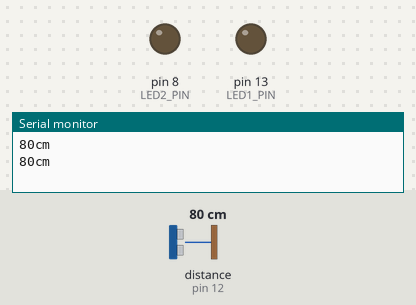
Simulated run of this sketch. Board: Arduino Uno, built with avr-gcc and run on an emulated ATmega328P. On the bench: output pins drawn as LEDs (lit = HIGH), the last lines printed to the serial monitor. The inputs (shaded band) are chosen by the test bench; at power-on: distance to the obstacle (sensor on pin 12) 80 cm. The echo pulse lasts 58.3 µs per cm.

Above: at 2.2 s.
2.3 s: distance to the obstacle (sensor on pin 12) set to 52 cm
5.2 s: distance to the obstacle (sensor on pin 12) set to 45 cm
At 7.5 s:
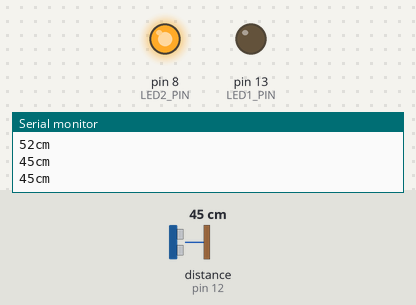
8.6 s: distance to the obstacle (sensor on pin 12) set to 120 cm
At 10.7 s:
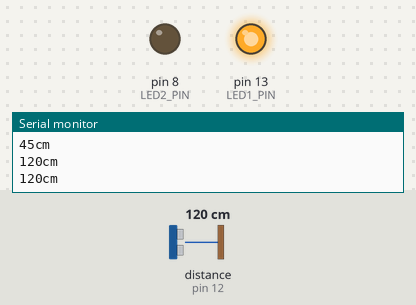
11.7 s: distance to the obstacle (sensor on pin 12) set to 103 cm
14.5 s: distance to the obstacle (sensor on pin 12) set to 97 cm
At 17.5 s:
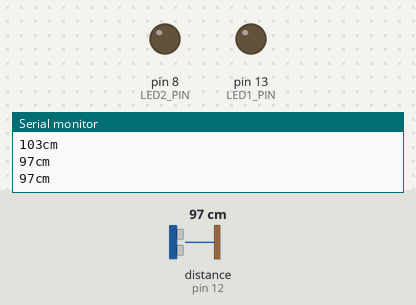
17.9 s: distance to the obstacle (sensor on pin 12) set to 2 cm
At 20.7 s:
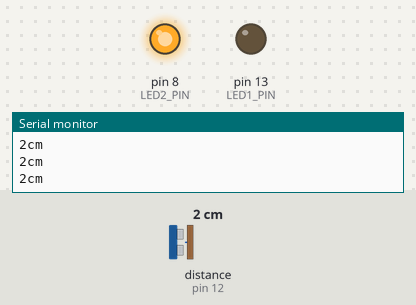
Timing chart, 0 to 22.0 s (numbered marks = the images above; inputs shaded):
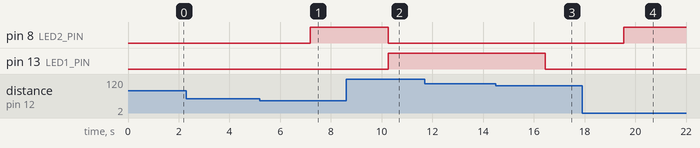

Measured:
- the behaviour switches between 50 and 49 cm on distance to the obstacle (sensor on pin 12) (found by bisection; images 0 and 1)
- the behaviour switches between 101 and 100 cm on distance to the obstacle (sensor on pin 12) (found by bisection; images 2 and 3)
- after the input at 5.2 s, pin 8 (LED2_PIN): LOW → HIGH after 2.0 s
- after the input at 8.6 s, pin 8 (LED2_PIN): HIGH → LOW after 1.7 s; pin 13 (LED1_PIN): LOW → HIGH after 1.7 s
- after the input at 14.5 s, pin 13 (LED1_PIN): HIGH → LOW after 2.0 s
- after the input at 17.9 s, pin 8 (LED2_PIN): LOW → HIGH after 1.6 s

The sketch:

Distance_with_LED_code.ino
```cpp
 #include "SR04.h";
int TRIG_PIN = 12;
int ECHO_PIN = 11;
int LED1_PIN = 13;
int LED2_PIN = 8;

SR04 ultrasonic_sensor1 = SR04(ECHO_PIN, TRIG_PIN);
long distance;

void setup() {
  // put your setup code here, to run once:
Serial.begin(9600);
delay(1000);
pinMode(LED1_PIN, OUTPUT);
pinMode(LED2_PIN, OUTPUT);
}

void loop() {
  // put your main code here, to run repeatedly:
distance = ultrasonic_sensor1.Distance();
Serial.print(distance);
Serial.println("cm");
delay(1000);

 if(distance > 100) {
 digitalWrite(LED1_PIN, HIGH);
 }
 else {
  digitalWrite(LED1_PIN, LOW);
 }
 if(distance < 50){
  digitalWrite(LED2_PIN, HIGH);
 }
 else {
  digitalWrite(LED2_PIN, LOW);
 }

}
```
